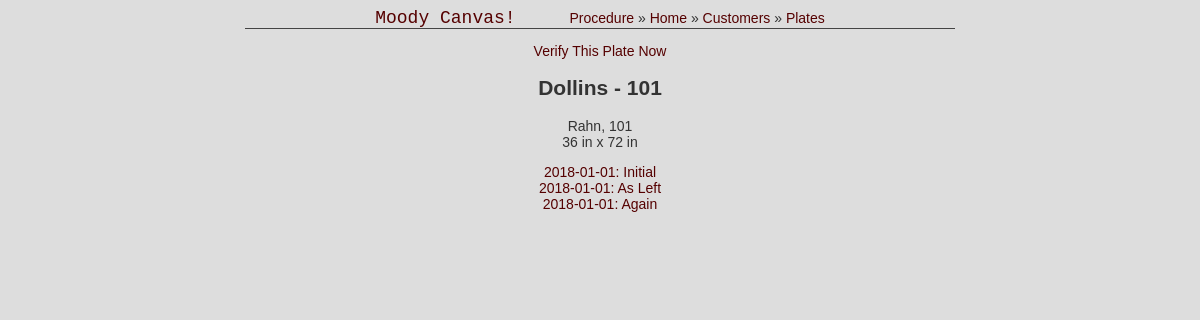
The page /Moody/Dollins/101/ on the database its author committed.
### Moody/models.py (models this page shows, shortened)
class Verif(models.Model):
    plate_id = models.ForeignKey(Plate, on_delete=models.CASCADE)
    verif_date = models.DateTimeField('date performed')
    verif_foot = models.IntegerField()
    verif_north = models.IntegerField(default=4)
    verif_NS = models.IntegerField()
    verif_EW = models.IntegerField()
    verif_top = models.FloatField()
    verif_bot = models.FloatField()
    verif_start = models.FloatField()
    verif_end = models.FloatField()
    verif_rep = models.IntegerField()
    verif_flat = models.IntegerField()
    verif_grade = models.CharField(max_length=4)
    verif_len = models.IntegerField()
    verif_wid = models.IntegerField()
    verif_diag = models.IntegerField()
    clos_7 = models.IntegerField()
    clos_8 = models.IntegerField()
    verif_cert = models.TextField(max_length=50)
    verif_tech = models.TextField(max_length=50)
    verif_descr = models.TextField(max_length=50)
    verif_min = models.IntegerField()
    verif_max = models.IntegerField()
    def __str__(self):
        return str(self.verif_date.date())

class Plate(models.Model):
    cust_id = models.ForeignKey(Customer, on_delete=models.CASCADE)
    plate_id = models.CharField(max_length=50)
    plate_sn = models.CharField(max_length=50)
    plate_mfr = models.CharField(max_length=50)
    plate_wid = models.IntegerField()
    plate_len = models.IntegerField()

### Moody/views.py (the view)
# urls.py: path('<str:custname>/<str:id_no>/', views.VerifsView.as_view(), name='verifs'),
class VerifsView(generic.ListView):
    template_name = 'Moody/verifs.html'
    context_object_name = 'recent_verifs'
    def get_queryset(self):
        return Verif.objects.filter(plate_id=Plate.objects.get(plate_id=self.kwargs['id_no']))

### Moody/templates/Moody/verifs.html (shortened to what this page needs)
<!DOCTYPE html>
<html>
<head>
</head>
<body>
    <div id="header">
        <ul id="nav">
            <li><a href="{% url 'home:index' %}" style="font-size: 18px; font-family: Courier New, Courier, monospace; margin-right: 50px;">Moody Canvas!</a></li>
            <li><a rel="dead placeholder link">Procedure</a> &raquo;</li>
            <li><a href="{% url 'Moody:index' %}">Home</a> &raquo;</li>
            <li><a href="{% url 'Moody:customers' %}">Customers</a> &raquo;</li>
            <li><a href="{% url 'Moody:plates' view.kwargs.custname %}">Plates</a></li>
        </ul>
    </div>
    {% if not recent_verifs %}
    <h2>No verifications on this plate.</h2>
    <p><a href="{% url 'Moody:new_verif' view.kwargs.custname view.kwargs.id_no %}">Verify This Plate Now</a></p>
    {% else %}
    <p><a href="{% url 'Moody:new_verif' view.kwargs.custname view.kwargs.id_no %}">Verify This Plate Now</a></p>
    <h2>{{ view.kwargs.custname }} - {{ view.kwargs.id_no }}</h2>
    <p>{{ recent_verifs.0.plate_id.plate_mfr }}, {{ recent_verifs.0.plate_id.plate_sn }}<br />{{ recent_verifs.0.plate_id.plate_wid }} in x {{ recent_verifs.0.plate_id.plate_len }} in</p>
    <ul>
        {% for v in recent_verifs %}
        <li><a href="{% url 'Moody:summary' view.kwargs.custname view.kwargs.id_no v.id %}">{{ v }}: {{ v.verif_descr }}</a></li>
        {% endfor %}
    </ul>
    {% endif %}
</body>
</html>

### Moody/templates/Moody/verifs.html (style rules this page uses)
a, a:visited, a:active { color: #500; text-decoration: none; }
ul, li { list-style-type: none; list-style-position: inside; padding: 0; margin: 0; }
#nav { list-style-type: none; display: inline-block; margin: 0 auto; }
#nav li { list-style-type: none; display: inline-block; }
#header { position: relative; display: inline-block; margin: 0 auto; text-align: center; width: 60%; border-bottom: 1px solid #444; }

### rows shown on the page
Verif: plate_id.plate_mfr "Rahn", plate_id.plate_sn "101", plate_id.plate_wid "36", plate_id.plate_len "72", verif_date "2018-01-01", verif_descr "Initial"
Verif: verif_date "2018-01-01", verif_descr "As Left"
Verif: verif_date "2018-01-01", verif_descr "Again"

### other values the page prints
{{ view.kwargs.custname }} "Dollins"
{{ view.kwargs.id_no }} "101"
